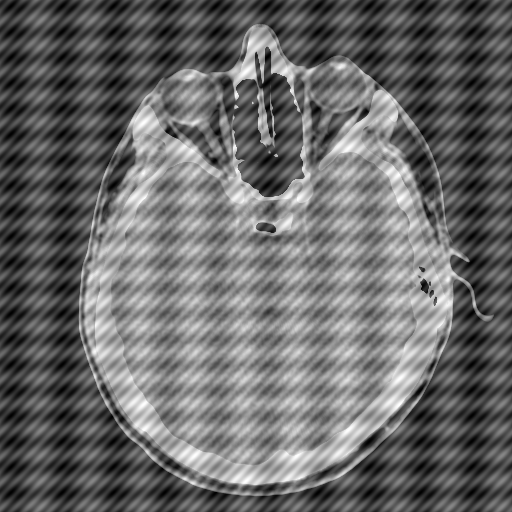
#> input picture imgs/HeadCT_degradada.tif, 512 x 512 px
$ python 002-negativo.py --imagem ../imgs/HeadCT_degradada.tif
#> lines starting #> are read from the running program, lines starting #| are printed output that depends on the picture
'''
Ejercicio 1: Transformaciones lineales de una imagen
Conociendo la ecuación general de una transformación lineal:
s = ar + c
con r: valor de entrada, a: factor de ganancia y c: offset,
realice los siguientes ejercicios:
1. Implemente una LUT del mapeo entre la entrada y la salida.
2. Pruebe la rutina con diferentes juegos de coeficientes a y c, sobre diversas
imágenes, y muestre en una misma ventana la imagen original, el mapeo
aplicado y la imagen obtenida.
3. Implemente el negativo de la imagen de entrada.
4. Genere diversas LUT con estiramientos y compresiones lineales por tramos
de la entrada, y pruebe los resultados sobre diversas imágenes.
'''

import math
import cv2 as cv
import numpy as np
from matplotlib import pyplot as plt
import argparse

'''
   Argumentos
'''
ap = argparse.ArgumentParser()
ap.add_argument("-img", "--imagem",  required=True, help="Imagem")

'''
True color: o pixel contém a intensidade em nível de cinza (ou a cor) que
deve ser usada para visualizar a imagem.

Color table: o pixel contém um índice de uma tabela de cores
(look-up table = LUT). Cada entrada da LUT pode conter 1 ou
mais elementos.
'''
def negativo():
    #vetor com a escala de cores
    s = np.zeros(256)

    for r in range(len(s)):
        s[r] = 255 - r

    return s


'''
    MAIN
'''
def main():

    args = vars(ap.parse_args())
    img = cv.imread(args["imagem"],0)
#> img is the input picture: shape (512, 512); min 0, max 255, mean 105.3

    #negativo
    lk_n = negativo()
    img_n = cv.LUT(img, lk_n)
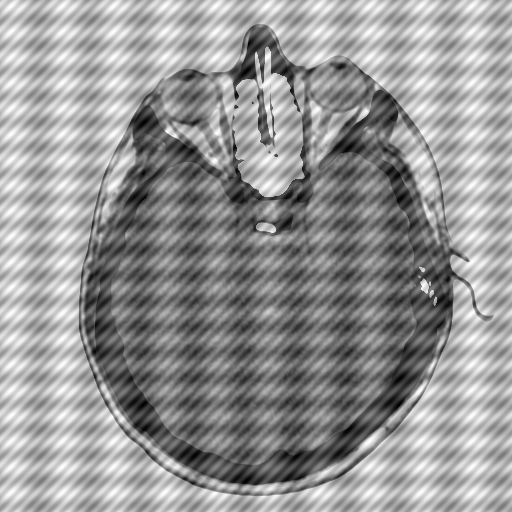
#> img_n: shape (512, 512) float64; min 0, max 255, mean 149.7

    #mostrar
    plt.subplot(1,3,1)
    plt.imshow(img, cmap='gray')
    plt.title("Imagem Original")

    plt.subplot(1,3,2)
    #graf lookup
    x = range(len(lk_n))
    plt.plot(x, lk_n)
    plt.title("Negativo")

    plt.subplot(1,3,3)
    plt.imshow(img_n, cmap='gray')
    plt.title("Imagem Transformada")

    plt.show()
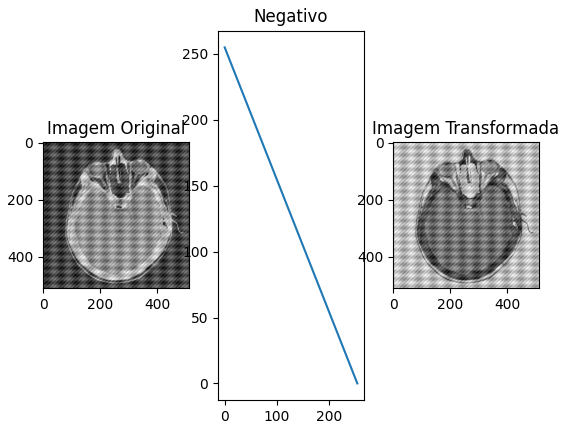
#> figure drawn by matplotlib, 3 panels; panel 2: curve peaks at x = 0, y = 255


if __name__ == '__main__':
    main()

$ run again, on imgs/botellas3.tif
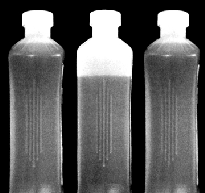
#> input picture imgs/botellas3.tif, 205 x 193 px
#> in main, img is the input picture: shape (193, 205); min 0, max 255, mean 90.4
#> in main, `img_n = cv.LUT(img, lk_n)`:
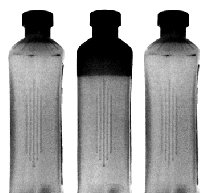
#> img_n: shape (193, 205) float64; min 0, max 255, mean 164.6
#> in main, `plt.show()`:
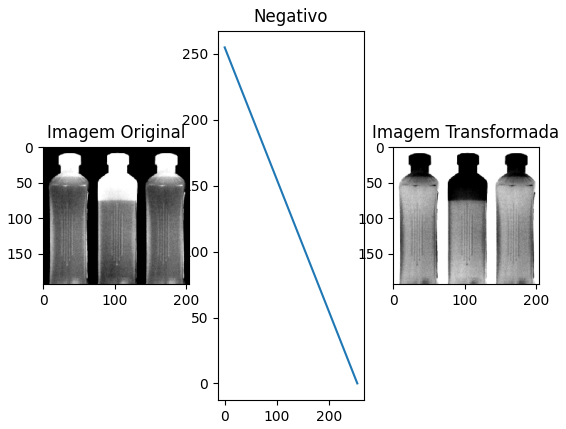
#> figure drawn by matplotlib, 3 panels; panel 2: curve peaks at x = 0, y = 255

$ run again, on imgs/botellas4.tif
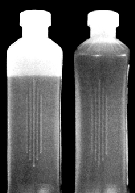
#> input picture imgs/botellas4.tif, 135 x 193 px
#> in main, img is the input picture: shape (193, 135); min 0, max 255, mean 95.4
#> in main, `img_n = cv.LUT(img, lk_n)`:
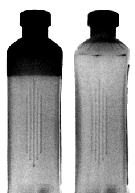
#> img_n: shape (193, 135) float64; min 0, max 255, mean 159.6
#> in main, `plt.show()`:
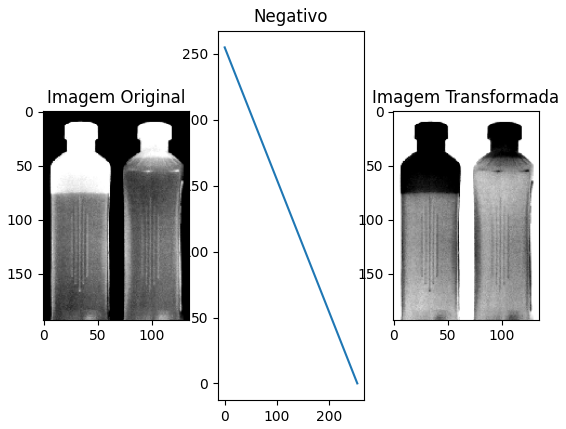
#> figure drawn by matplotlib, 3 panels; panel 2: curve peaks at x = 0, y = 255

$ run again, on imgs/botellas5.tif
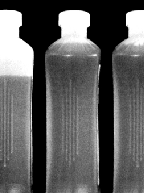
#> input picture imgs/botellas5.tif, 145 x 193 px
#> in main, img is the input picture: shape (193, 145); min 0, max 255, mean 93.9
#> in main, `img_n = cv.LUT(img, lk_n)`:
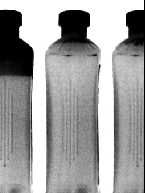
#> img_n: shape (193, 145) float64; min 0, max 255, mean 161.1
#> in main, `plt.show()`:
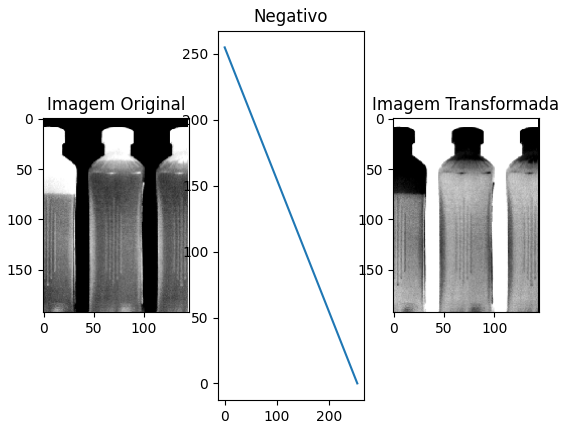
#> figure drawn by matplotlib, 3 panels; panel 2: curve peaks at x = 0, y = 255
